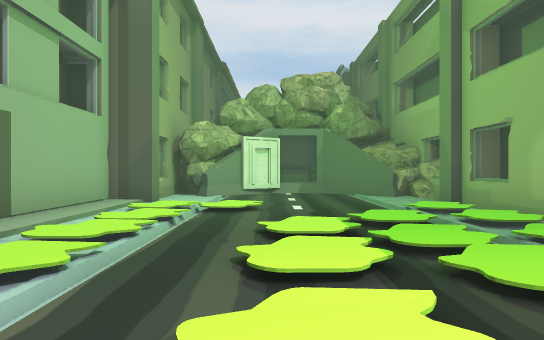
View 1 (above)

16 first-person views from a walk through a 3-D level made in the Unity game engine. The camera is 1.4 m above the floor, looks level and sees 75° across. The floor is counted in squares, 2 m on a side. Each view is taken from the middle of a square. On the plan, view 1 faces up. The plan holds only what a view shows up to about 11 squares ahead; the rest is blank. The place goes on beyond the plan. The player is left out. Some surface patterns are stand-ins.

View 2
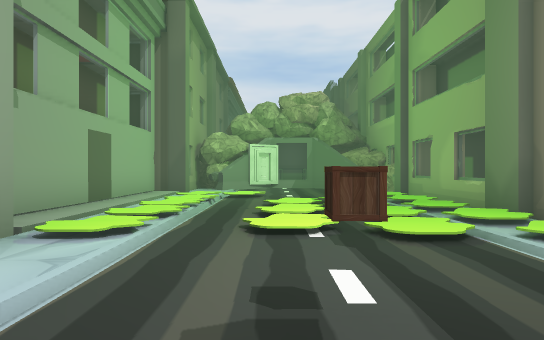

View 3
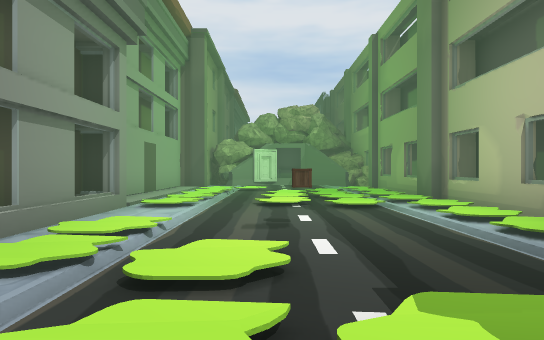

View 4
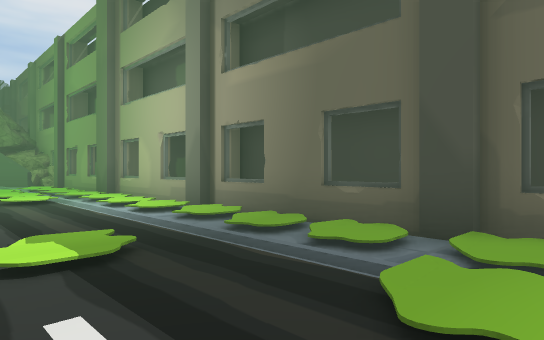

View 5
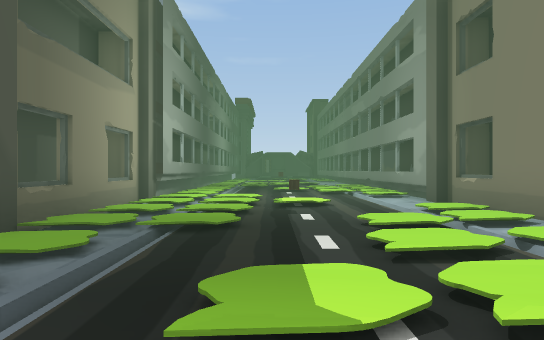

View 6
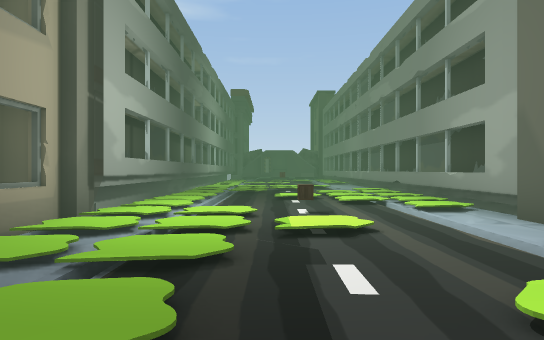

View 7
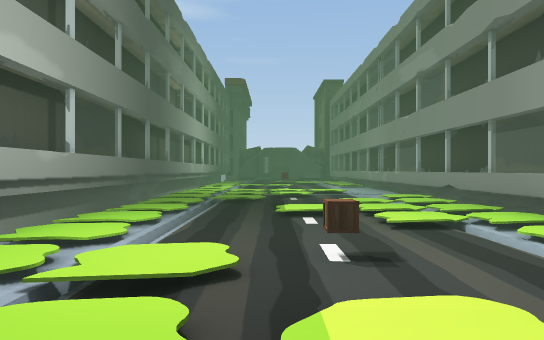

View 8
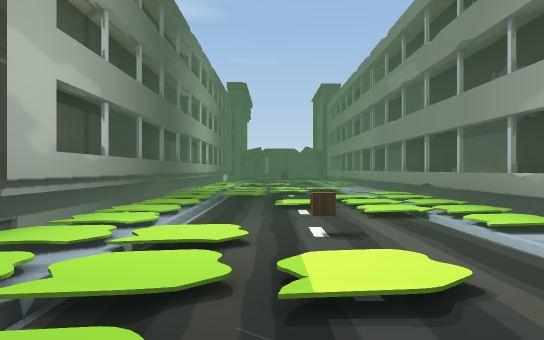

View 9
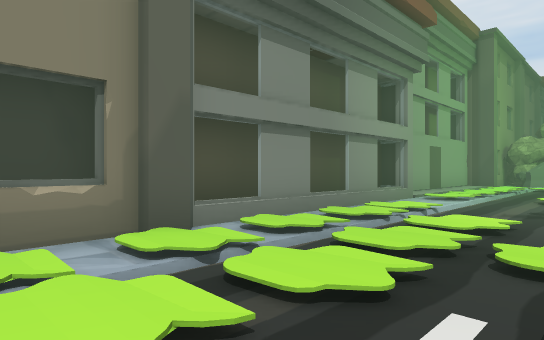

View 10
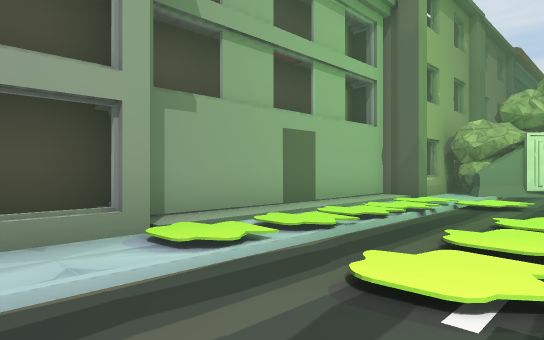

View 11
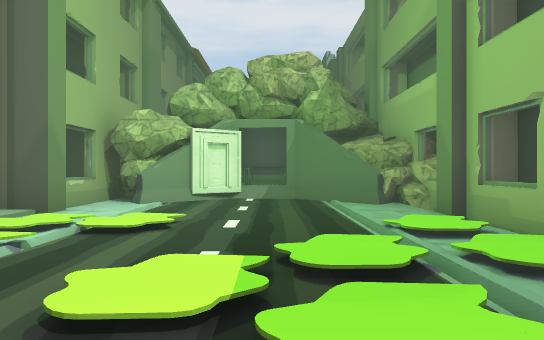

View 12
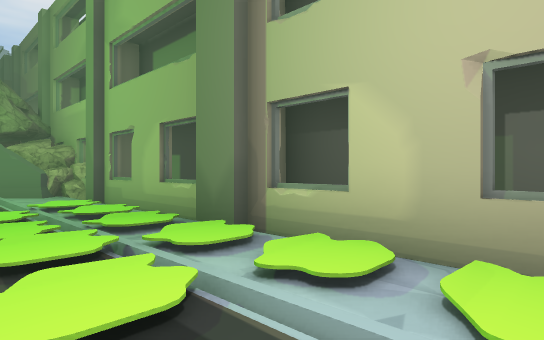

View 13
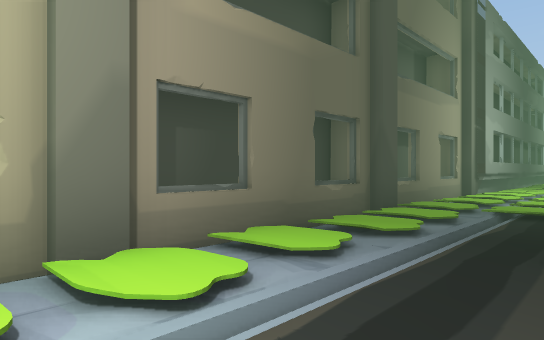

View 14
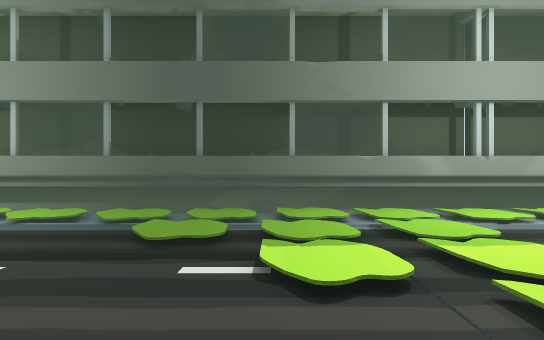

View 15
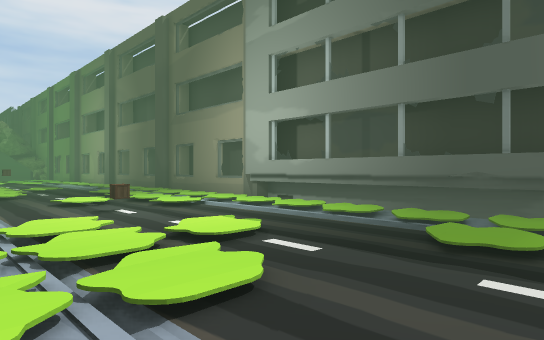

View 16
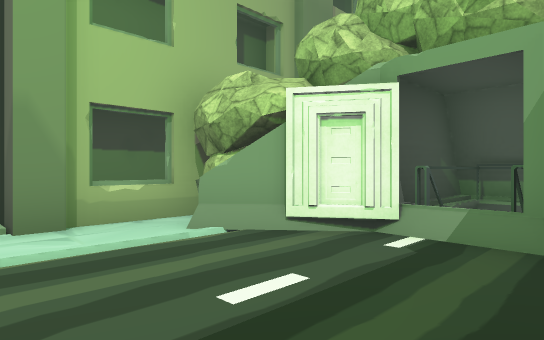

### Floor plan
Key: @ floor where view 1 was taken; # wall or solid block; . floor; / step, stairs or slope; = window, fence, low wall or low ledge; ^ raised ledge; R rock; O other object.
Columns run from 4 left of view 1 to 6 right of it. Each row starts with its distance up from view 1.
 13     ##
 12  RRR# O
 11 ##RR#^RR
 10 ##R#...RRRR
  9 #=......R
  8 ##......##
  7 #/.O....^#
  6 #/.O...O##
  5 #/.O..OO##
  4 #/.OO..O##
  3 #/.OOO..##
  2 #/.O..OO##
  1 ##O.OO.O##
  0 #/..@...##
 -1 ##..O...O#
 -2 ##.O...O##
 -3 ##.O....O#
 -4 ##.O....##
 -5 #/.O.O.O##
 -6 ##.O...O##
 -7 #^.O..O.##
 -8  #.O....O#
 -9  #O...O.##
-10  #..O.O.O#
-11  #....OO##
-12  #.OO..O#
-13  #OO....#
-14  #.O...O#
-15  #OOO..O#
-16  #OO...O#
-17  #O...OO#
-18  #...OOO#
-19  #......#
-20  # OO.OO#
-21      ..O#

Positions as (right, up) in squares from view 1, and headings:
1: (0, 0), facing up
2: (0, -3), facing up
3: (0, -6), facing up
4: (0, -8), facing up-right
5: (1, -3), facing down
6: (1, -6), facing down
7: (1, -9), facing down
8: (1, -8), facing down
9: (1, -8), facing up-left
10: (1, -1), facing up-left
11: (1, 2), facing up
12: (1, -1), facing up-right
13: (1, -1), facing down-right
14: (-2, -18), facing right
15: (-2, -18), facing up-right
16: (2, 7), facing up-left
